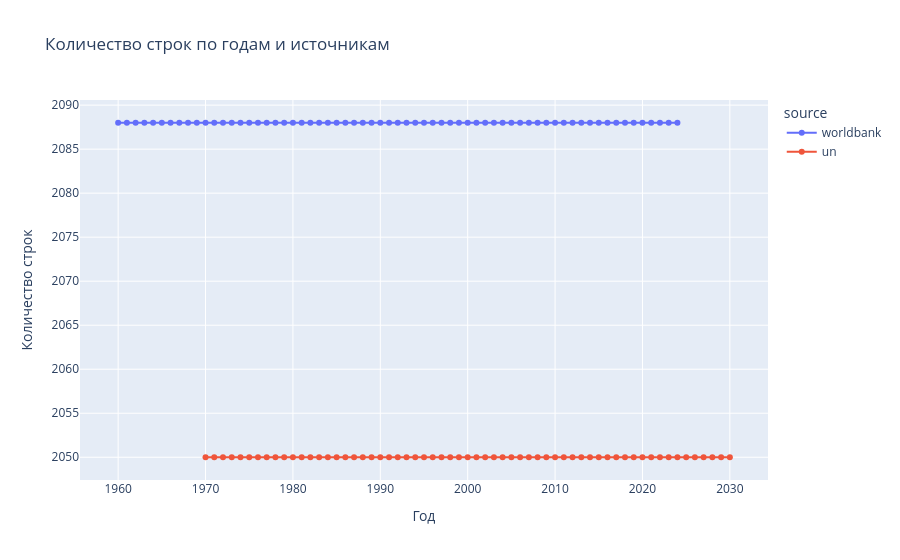

Notebook source saved alongside this figure:
### Markdown cell above
Можно увидеть что до 1970 годов данных достаточно мало, что сужает анализ. После 2024 года идет предсказание числовых показателей, а не действительные значения

### Code cell
rows_by_year_source = (
    fact_work.dropna(subset=["year", "source"])
    .groupby(["year", "source"])
    .size()
    .reset_index(name="n_rows")
)

fig = px.line(
    rows_by_year_source,
    x="year",
    y="n_rows",
    color="source",
    markers=True,
    title="Количество строк по годам и источникам"
)
fig.update_layout(xaxis_title="Год", yaxis_title="Количество строк")
fig.show()

### Figure 1 — Plotly figure (JSON) as saved in the notebook; plotly's stock layout.template omitted (floating-point values rounded to 4 significant figures)
{"data": [{"hovertemplate": "source=worldbank<br>year=%{x}<br>n_rows=%{y}<extra></extra>", "legendgroup": "worldbank", "line": {"color": "#636efa", "dash": "solid"}, "marker": {"symbol": "circle"}, "mode": "lines+markers", "name": "worldbank", "orientation": "v", "showlegend": true, "type": "scatter", "x": [1960, 1961, 1962, 1963, 1964, 1965, 1966, 1967, 1968, 1969, 1970, 1971, 1972, 1973, 1974, 1975, 1976, 1977, 1978, 1979, 1980, 1981, 1982, 1983, 1984, 1985, 1986, 1987, 1988, 1989, 1990, 1991, 1992, 1993, 1994, 1995, 1996, 1997, 1998, 1999, 2000, 2001, 2002, 2003, 2004, 2005, 2006, 2007, 2008, 2009, 2010, 2011, 2012, 2013, 2014, 2015, 2016, 2017, 2018, 2019, 2020, 2021, 2022, 2023, 2024], "xaxis": "x", "y": [2088, 2088, 2088, 2088, 2088, 2088, 2088, 2088, 2088, 2088, 2088, 2088, 2088, 2088, 2088, 2088, 2088, 2088, 2088, 2088, 2088, 2088, 2088, 2088, 2088, 2088, 2088, 2088, 2088, 2088, 2088, 2088, 2088, 2088, 2088, 2088, 2088, 2088, 2088, 2088, 2088, 2088, 2088, 2088, 2088, 2088, 2088, 2088, 2088, 2088, 2088, 2088, 2088, 2088, 2088, 2088, 2088, 2088, 2088, 2088, 2088, 2088, 2088, 2088, 2088], "yaxis": "y"}, {"hovertemplate": "source=un<br>year=%{x}<br>n_rows=%{y}<extra></extra>", "legendgroup": "un", "line": {"color": "#EF553B", "dash": "solid"}, "marker": {"symbol": "circle"}, "mode": "lines+markers", "name": "un", "orientation": "v", "showlegend": true, "type": "scatter", "x": [1970, 1971, 1972, 1973, 1974, 1975, 1976, 1977, 1978, 1979, 1980, 1981, 1982, 1983, 1984, 1985, 1986, 1987, 1988, 1989, 1990, 1991, 1992, 1993, 1994, 1995, 1996, 1997, 1998, 1999, 2000, 2001, 2002, 2003, 2004, 2005, 2006, 2007, 2008, 2009, 2010, 2011, 2012, 2013, 2014, 2015, 2016, 2017, 2018, 2019, 2020, 2021, 2022, 2023, 2024, 2025, 2026, 2027, 2028, 2029, 2030], "xaxis": "x", "y": [2050, 2050, 2050, 2050, 2050, 2050, 2050, 2050, 2050, 2050, 2050, 2050, 2050, 2050, 2050, 2050, 2050, 2050, 2050, 2050, 2050, 2050, 2050, 2050, 2050, 2050, 2050, 2050, 2050, 2050, 2050, 2050, 2050, 2050, 2050, 2050, 2050, 2050, 2050, 2050, 2050, 2050, 2050, 2050, 2050, 2050, 2050, 2050, 2050, 2050, 2050, 2050, 2050, 2050, 2050, 2050, 2050, 2050, 2050, 2050, 2050], "yaxis": "y"}], "layout": {"legend": {"title": {"text": "source"}, "tracegroupgap": 0}, "title": {"text": "Количество строк по годам и источникам"}, "xaxis": {"anchor": "y", "domain": [0, 1], "title": {"text": "Год"}}, "yaxis": {"anchor": "x", "domain": [0, 1], "title": {"text": "Количество строк"}}}}
